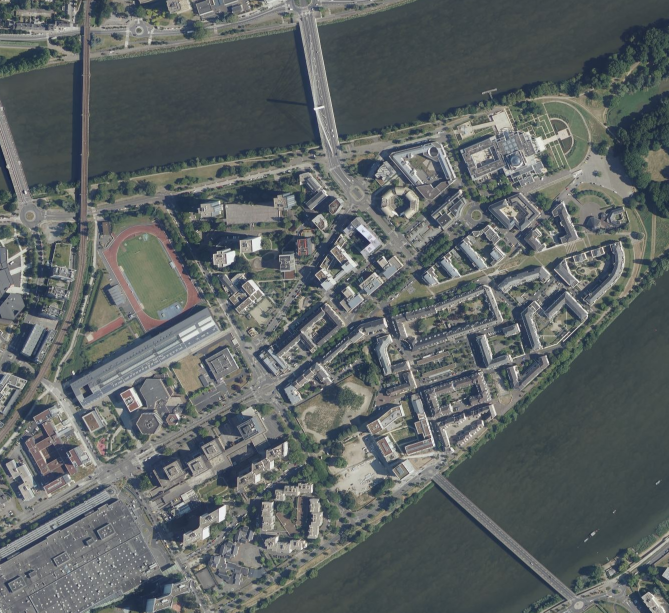
#> input picture opencv-python/assets/Nantes_lile_1.PNG, 1338 x 1225 px, given in place of the camera (shown at 1/2 size)
$ python video_cap.py
#> lines starting #> are read from the running program, lines starting #| are printed output that depends on the picture
import numpy as np
import cv2

capture = cv2.VideoCapture(0)

isFirstFrame = True
while True:
    ret, frame = capture.read()
#> frame is the input picture: shape (1225, 1338, 3); mean B, G, R 100.4, 100.4, 94.2
    width = int(capture.get(3))
    height = int(capture.get(4))
    if isFirstFrame:
        isFirstFrame = False
        print("Video frame width: " + str(width))
        print("height frame height: " + str(height))

    image = np.zeros(frame.shape, np.uint8)
    shrunk_frame = cv2.resize(frame, (0, 0), fx=0.5, fy=0.5)
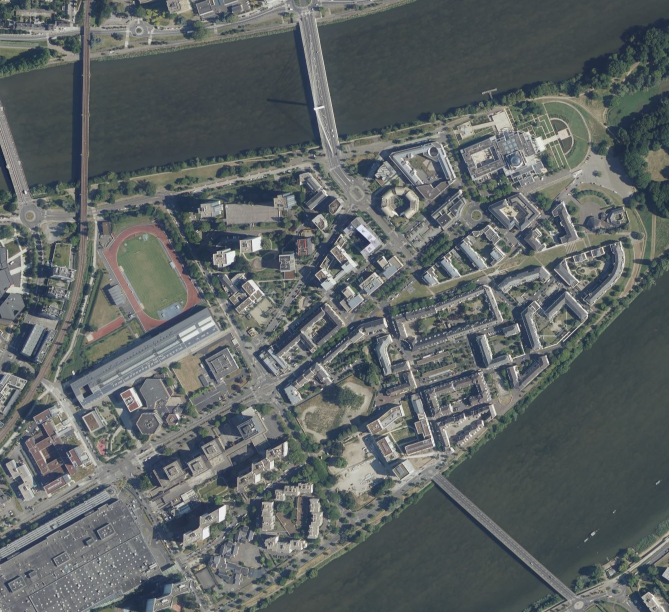
#> shrunk_frame: shape (612, 669, 3); mean B, G, R 100.5, 100.6, 94.3

    # convert image to HSV
    hsv_shrunk_frame = cv2.cvtColor(shrunk_frame, cv2.COLOR_BGR2HSV)
#> hsv_shrunk_frame: shape (612, 669, 3); mean H, S, V 77.9, 37.6, 105
    lower_blue = np.array([110, 50, 50])
    upper_blue = np.array([130, 255, 255])

    mask = cv2.inRange(hsv_shrunk_frame, lower_blue, upper_blue)
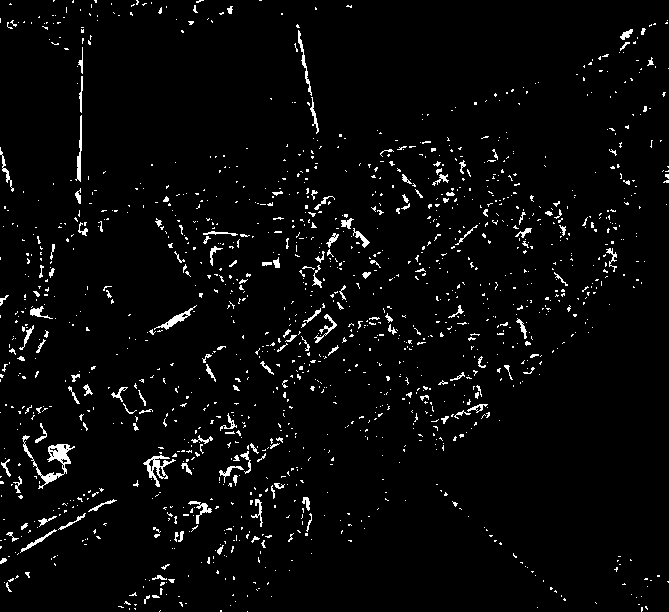
#> mask: shape (612, 669); 3.4% white in thin lines or dots
    blue_shrunk_frame = cv2.bitwise_and(shrunk_frame, shrunk_frame, mask=mask)
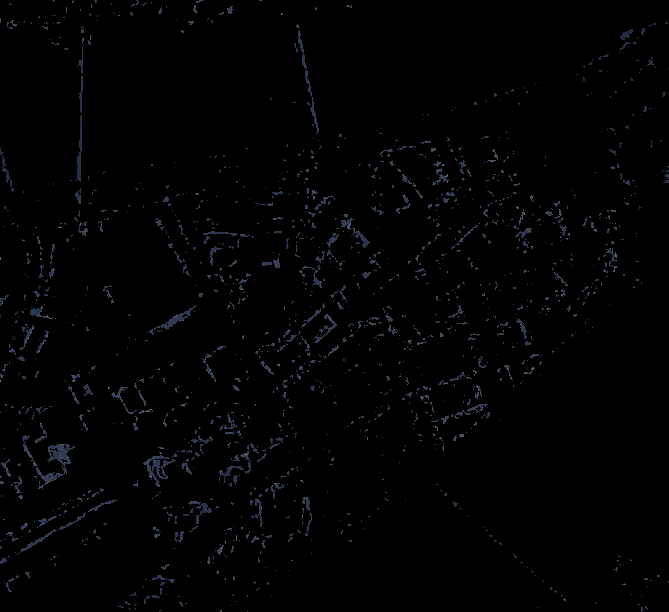
#> blue_shrunk_frame: shape (612, 669, 3); mean B, G, R 2.8, 2.1, 1.8

    # upper-left
    # show HSV image
    image[:height//2, :width//2] = cv2.rotate(hsv_shrunk_frame, cv2.cv2.ROTATE_180)
#> image: shape (1225, 1338, 3); mean H, S, V 19.4, 9.4, 26.2

    # lower-left
    # show camera frame
#> (the run stopped early here; a loop or call above may not have finished)
